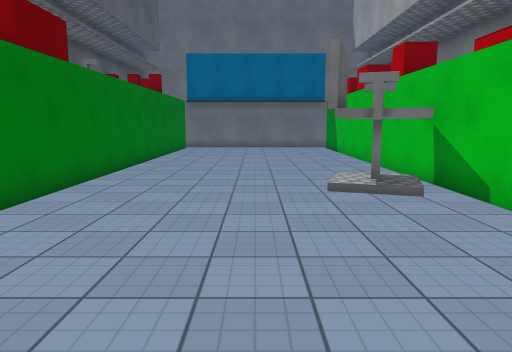
view 1 (above)

14 first-person views from a walk through a Unity game level. The camera is 1.5 m above the floor, tilts 8° down and sees 70° across. The floor is counted in squares, 1 m on a side. Each view is taken from the middle of a square. On the plan, view 1 faces up. The plan holds only what a view shows up to about 16 squares ahead; the rest is blank. The place goes on beyond the plan. The player character is not drawn. Surface patterns are stand-ins for the level's own textures.

view 2
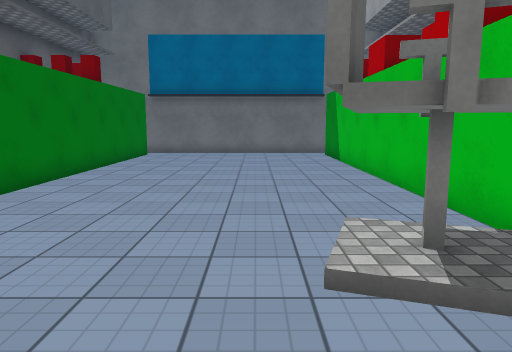

view 3
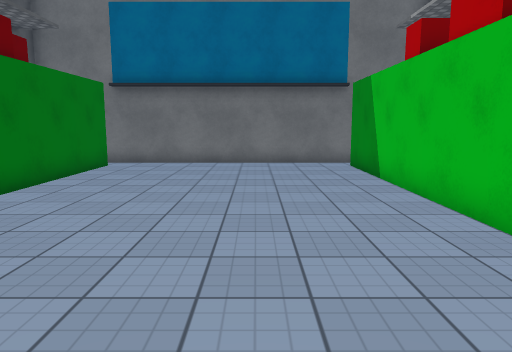

view 4
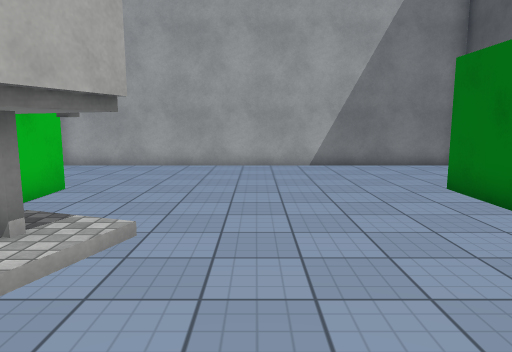

view 5
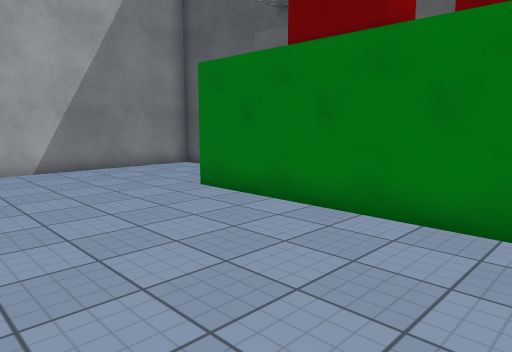

view 6
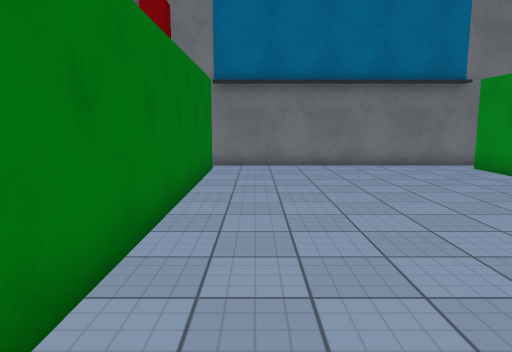

view 7
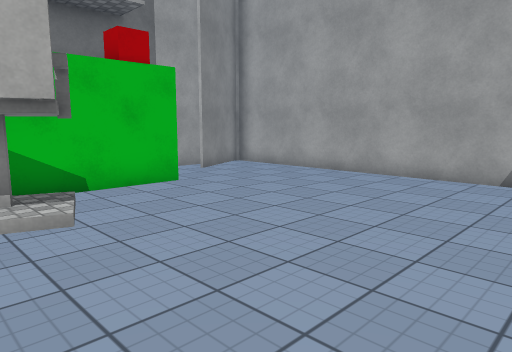

view 8
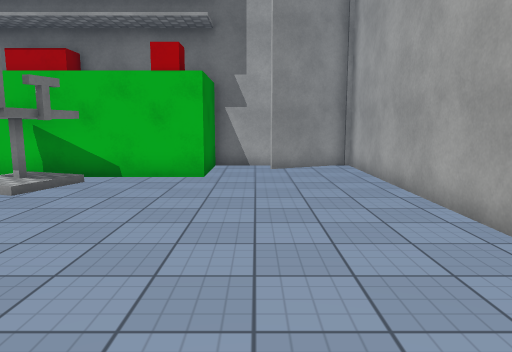

view 9
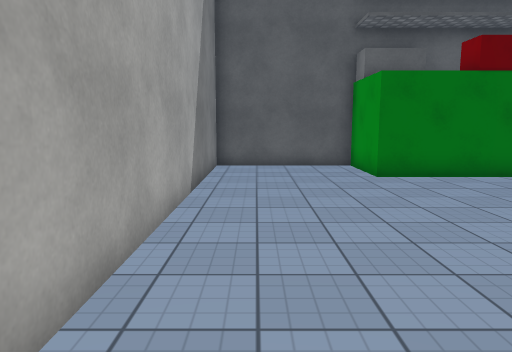

view 10
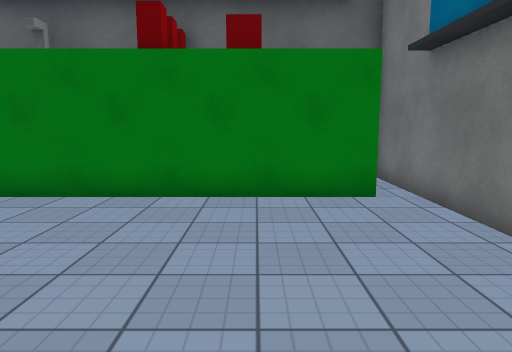

view 11
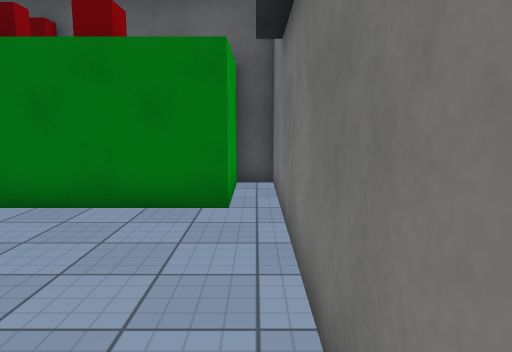

view 12
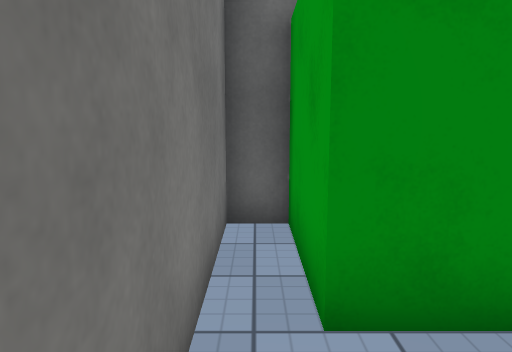

view 13
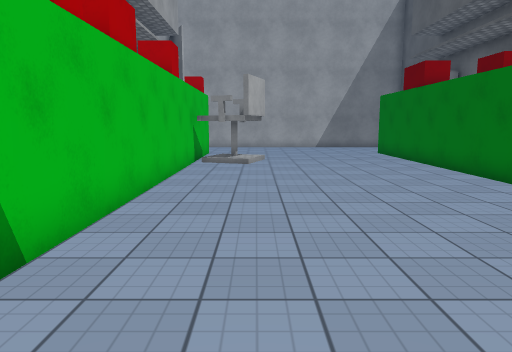

view 14
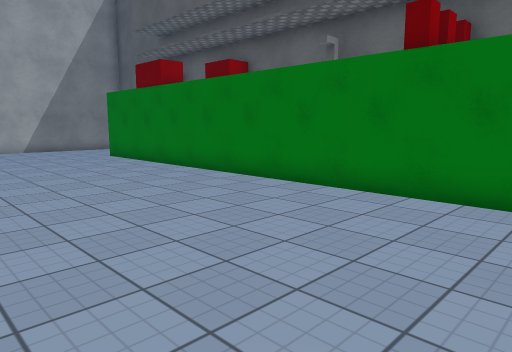

### Floor plan
Points are (right, up) in squares from view 1. A wall is a line through its corners. A room is listed if a view was taken in it or the views show most of it. See-through windows are left out.
Room 1 (views 1, 2, 3, 4, 5, 6, 7, 8, 9, 10, 11, 12, 13, 14)
walls: (-4.5, 7.6) (-4.5, 4.5) (-7.4, 4.5) (-7.4, -0.4) (7.5, -0.4) (6.1, 2.5); (-4.5, 14.6) (-4.5, 9.4); (4.5, 17.4) (4.5, 23.5) (7.4, 23.5) (7.4, 24.5) (-7.4, 24.5) (-7.4, 23.5) (-4.5, 23.5) (-4.5, 16.4); (7.4, 1.5) (7.4, 4.5) (4.5, 4.5) (4.5, 15.6)
objects: block (-7, 5) to (-7, 6); sink (-6, 15) to (-5, 16); chair (2, 8) to (4, 10)

Where each view was taken, in squares from view 1:
view 1: 0 up, 0 right, facing up
view 2: 5 up, 1 right, facing up
view 3: 10 up, 1 right, facing up
view 4: 13 up, 0 right, facing down
view 5: 12 up, 1 right, facing down-left
view 6: 11 up, 3 left, facing up
view 7: 10 up, 4 left, facing down-right
view 8: 3 up, 6 left, facing right
view 9: 1 up, 6 right, facing left
view 10: 21 up, 3 right, facing left
view 11: 24 up, 2 right, facing left
view 12: 24 up, 2 right, facing right
view 13: 24 up, 2 right, facing down
view 14: 22 up, 3 right, facing down-left
